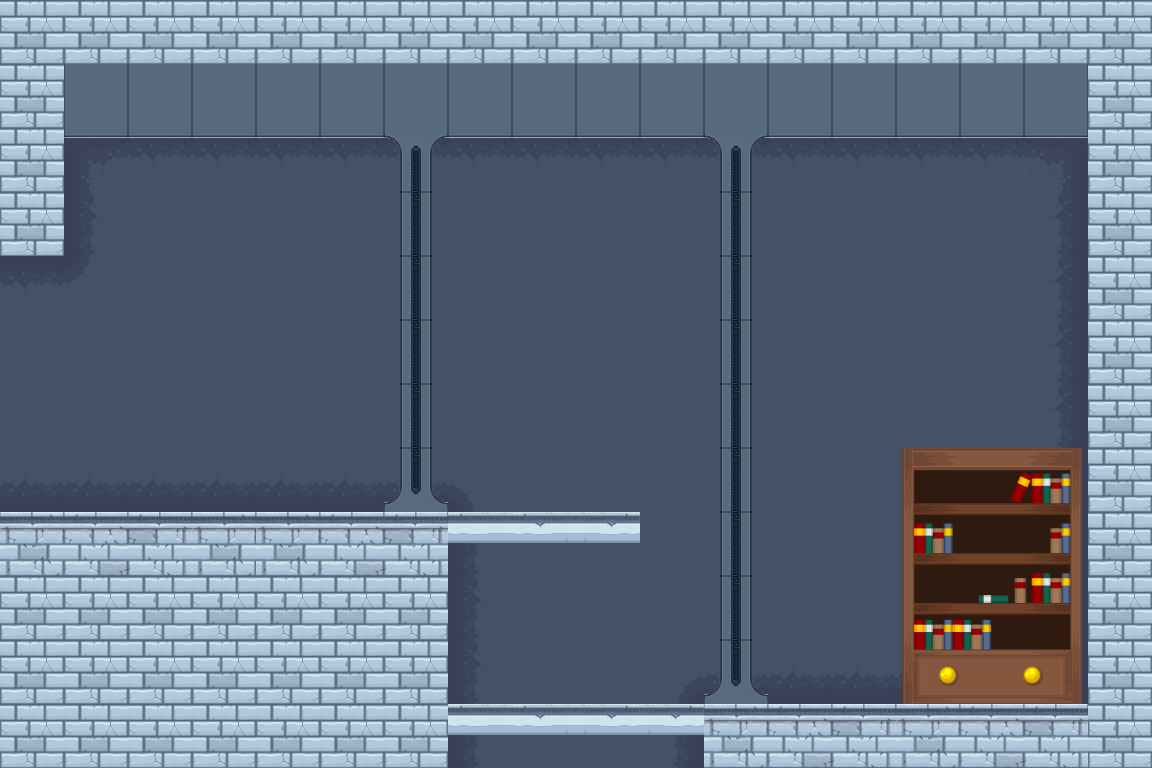

Below is a game level as drawn by its tile map, then a one-line description and the .tmx file that defines it, in full:
An orthogonal 18x12 tile map with 64x64 px tiles, 2 tile layers (Слой тайлов 1, Слой тайлов 2), 2 tilesets and 7 objects.

<map version="1.0" orientation="orthogonal" renderorder="right-down" width="18" height="12" tilewidth="64" tileheight="64" nextobjectid="8">
 <properties>
  <property name="Down" value="Yes" />
  <property name="Height" value="768" />
  <property name="Left" value="Yes" />
  <property name="Width" value="1152" />
 </properties>
 <tileset firstgid="1" name="tiles" tilewidth="64" tileheight="64" tilecount="105" columns="15">
  <image source="tiles.png" width="989" height="450" />
 </tileset>
 <tileset firstgid="106" name="items" tilewidth="64" tileheight="64" tilecount="400" columns="20">
  <image source="items.png" width="1280" height="1280" />
 </tileset>
 <layer name="Слой тайлов 1" width="18" height="12">
  <data encoding="csv">
19,19,19,19,19,19,19,19,19,19,19,19,19,19,19,19,19,19,
19,86,86,86,86,86,86,86,86,86,86,86,86,86,86,86,86,19,
19,9,10,10,10,10,10,10,10,10,10,10,10,10,10,10,11,19,
19,24,25,25,25,25,25,25,25,25,25,25,25,25,25,25,26,19,
10,45,25,25,25,25,25,25,25,25,25,25,25,25,25,25,26,19,
25,25,25,25,25,25,25,25,25,25,25,25,25,25,25,25,26,19,
25,25,25,25,25,25,25,25,25,25,25,25,25,25,25,25,26,19,
40,40,40,40,40,40,40,15,25,25,25,25,25,25,25,25,26,19,
3,4,5,3,3,4,5,24,25,25,25,25,25,25,25,25,26,19,
19,19,19,19,19,19,19,24,25,25,25,25,25,25,25,25,26,19,
19,19,19,19,19,19,19,24,25,25,13,40,40,40,40,40,41,19,
19,19,19,19,19,19,19,24,25,25,26,3,4,5,3,4,5,19
</data>
 </layer>
 <layer name="Слой тайлов 2" width="18" height="12">
  <data encoding="csv">
0,0,0,0,0,0,0,0,0,0,0,0,0,0,0,0,0,0,
0,0,0,0,0,0,0,0,0,0,0,0,0,0,0,0,0,0,
0,71,71,71,71,71,70,71,71,71,71,70,71,71,71,71,71,0,
0,0,0,0,0,0,85,0,0,0,0,85,0,0,0,0,0,0,
0,0,0,0,0,0,85,0,0,0,0,85,0,0,0,0,0,0,
0,0,0,0,0,0,85,0,0,0,0,85,0,0,0,0,0,0,
0,0,0,0,0,0,85,0,0,0,0,85,0,0,0,0,0,0,
0,0,0,0,0,0,100,0,0,0,0,85,0,0,316,317,318,0,
0,0,0,0,0,0,0,103,104,105,0,85,0,0,336,337,338,0,
0,0,0,0,0,0,0,0,0,0,0,85,0,0,356,357,358,0,
0,0,0,0,0,0,0,0,0,0,0,100,0,0,376,377,378,0,
0,0,0,0,0,0,0,103,104,105,105,0,0,0,0,0,0,0
</data>
 </layer>
 <objectgroup name="ground">
  <object id="1" x="704" y="768">
   <polyline points="0,0 0,-64 384,-64 384,-704 -640,-704 -640,-512 -896,-512 -896,-256 -256,-256 -256,0" />
  </object>
 </objectgroup>
 <objectgroup name="platform">
  <object id="2" x="448" y="512" width="191.738" height="29.3164" />
  <object id="3" x="448" y="704" width="257.352" height="28.0074" />
 </objectgroup>
 <objectgroup name="torch">
  <object id="4" x="128" y="256" width="192" height="128" />
  <object id="5" x="832" y="256" width="192" height="128" />
 </objectgroup>
 <objectgroup name="groundEnemy">
  <object id="6" x="192" y="448" width="64" height="64" />
  <object id="7" x="832" y="640" width="64" height="64" />
 </objectgroup>
</map>
